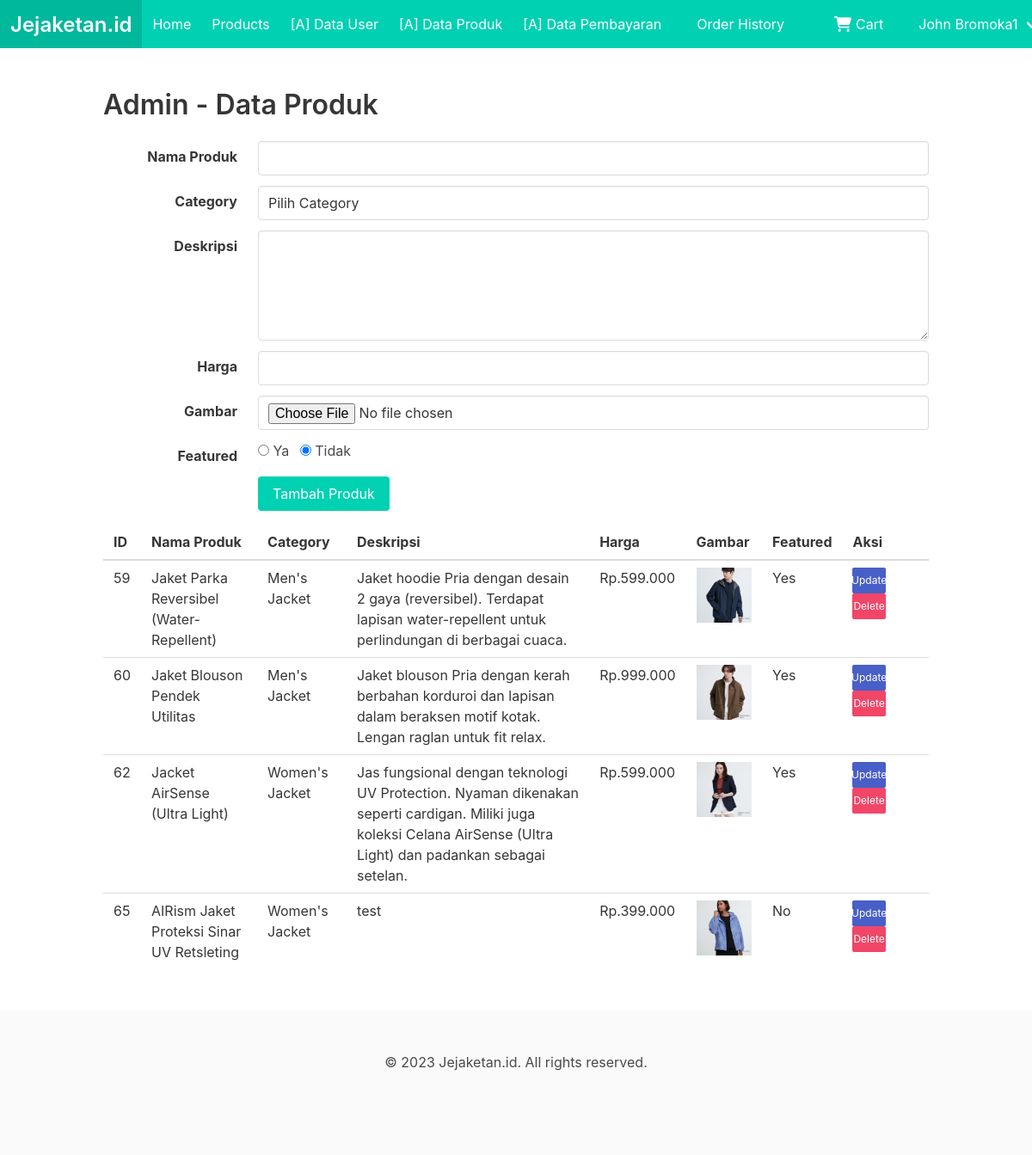
/admin/products.php (signed in), run on the app's committed database.
### tables this page shows
CREATE TABLE IF NOT EXISTS `Product` (
  `product_id` int(11) NOT NULL AUTO_INCREMENT,
  `product_name` varchar(100) NOT NULL,
  `category` varchar(100) NOT NULL,
  `description` text DEFAULT NULL,
  `price` decimal(10,2) NOT NULL,
  `image_url` varchar(200) DEFAULT NULL,
  `is_featured` enum('Y','N') DEFAULT 'N',
  `created_at` datetime DEFAULT NULL,
  `updated_at` datetime DEFAULT NULL,
  PRIMARY KEY (`product_id`)
);

### admin/products.php (the view, shortened to what this page needs)
<?php
include '../header.php';
$query = "SELECT * FROM Product";
$result = mysqli_query($conn, $query);
?>
<body>
    <section class="section">
        <div class="container">
            <h1 class="title">Admin - Data Produk</h1>
            <form method="POST" class="mb-4" enctype="multipart/form-data" action="admin-add-prod.php">
                <div class="field is-horizontal">
                    <div class="field-label is-normal">
                        <label class="label">Nama Produk</label>
                    </div>
                    <div class="field-body">
                        <div class="field">
                            <div class="control">
                                <input class="input" type="text" name="product_name" required>
                            </div>
                        </div>
                    </div>
                </div>
                <div class="field is-horizontal">
                    <div class="field-label is-normal">
                        <label class="label">Category</label>
                    </div>
                    <div class="field-body">
                        <div class="field">
                            <div class="control">
                                <select class="input" name="category" required>
                                    <option selected disabled> Pilih Category </option>
                                </select>
                            </div>
                        </div>
                    </div>
                </div>
                <div class="field is-horizontal">
                    <div class="field-label is-normal">
                        <label class="label">Deskripsi</label>
                    </div>
                    <div class="field-body">
                        <div class="field">
                            <div class="control">
                                <textarea class="textarea" name="description" required></textarea>
                            </div>
                        </div>
                    </div>
                </div>
                <div class="field is-horizontal">
                    <div class="field-label is-normal">
                        <label class="label">Harga</label>
                    </div>
                    <div class="field-body">
                        <div class="field">
                            <div class="control">
                                <input class="input" type="text" name="price" required>
                            </div>
                        </div>
                    </div>
                </div>
                <div class="field is-horizontal">
                    <div class="field-label is-normal">
                        <label class="label">Gambar</label>
                    </div>
                    <div class="field-body">
                        <div class="field">
                            <div class="control">
                                <input class="input" type="file" name="image" required>
                            </div>
                        </div>
                    </div>
                </div>
                <div class="field is-horizontal">
                    <div class="field-label is-normal">
                        <label class="label">Featured</label>
                    </div>
                    <div class="field-body">
                        <div class="field">
                            <div class="control">
                                <label class="radio">
                                    <input type="radio" name="is_featured" value="Y">
                                    Ya
                                </label>
                                <label class="radio">
                                    <input type="radio" name="is_featured" value="N" checked>
                                    Tidak
                                </label>
                            </div>
                        </div>
                    </div>
                </div>
                <div class="field is-horizontal">
                    <div class="field-label"></div>
                    <div class="field-body">
                        <div class="field">
                            <div class="control">
                                <button class="button is-primary" type="submit">Tambah Produk</button>
                            </div>
                        </div>
                    </div>
                </div>
            </form>
            <table class="table is-fullwidth">
                <thead>
                    <tr>
                        <th>ID</th>
                        <th>Nama Produk</th>
                        <th>Category</th>
                        <th>Deskripsi</th>
                        <th>Harga</th>
                        <th>Gambar</th>
                        <th>Featured</th>
                        <th>Aksi</th>
                    </tr>
                </thead>
                <tbody>
                    <?php
                    while ($row = mysqli_fetch_assoc($result)) {
                        $featured = $row['is_featured'] == 'Y' ? 'Yes' : 'No';
                        echo '
                        <tr>
                            <td>' . $row['product_id'] . '</td>
                            <td>' . $row['product_name'] . '</td>
                            <td>' . $row['category'] . '</td>
                            <td>' . $row['description'] . '</td>
                            <td>' . 'Rp.' . number_format($row['price'], 0, null, '.') . '</td>
                            <td><img src="../product_image/' . $row['image_url'] . '" width="80" height="80"></td>
                            <td>' . $featured . '</td>
                            <td>
                                <a style="width:50%;" class="button is-link is-small" href="update_product.php?id=' . $row['product_id'] . '">Update</a>
                                <a style="width:50%;" class="button is-danger is-small" href="delete_product.php?id=' . $row['product_id'] . '">Delete</a>
                            </td>
                        </tr>
                        ';
                    }
                    ?>
                </tbody>
            </table>
        </div>
    </section>
    <?php include '../footer.php'  ?>

### data on the page
product: product_id "59", product_name "Jaket Parka Reversibel (Water-Repellent)", category "Men's Jacket", description "Jaket hoodie Pria dengan desain 2 gaya (reversibel). Terdapat lapisan water-repellent untuk perlindungan di berbagai cuaca.", price "599.000", image_url (picture), is_featured "Yes"
product: product_id "60", product_name "Jaket Blouson Pendek Utilitas", category "Men's Jacket", description "Jaket blouson Pria dengan kerah berbahan korduroi dan lapisan dalam beraksen motif kotak. Lengan raglan untuk fit relax.", price "999.000", image_url (picture), is_featured "Yes"
product: product_id "62", product_name "Jacket AirSense (Ultra Light)", category "Women's Jacket", description "Jas fungsional dengan teknologi UV Protection. Nyaman dikenakan seperti cardigan. Miliki juga koleksi Celana AirSense (Ultra Light) dan padankan sebagai setelan.", price "599.000", image_url (picture), is_featured "Yes"
product: product_id "65", product_name "AIRism Jaket Proteksi Sinar UV Retsleting", category "Women's Jacket", description "test", price "399.000", image_url (picture), is_featured "No"

### other printed values
$user['full_name'] "John Bromoka1"
